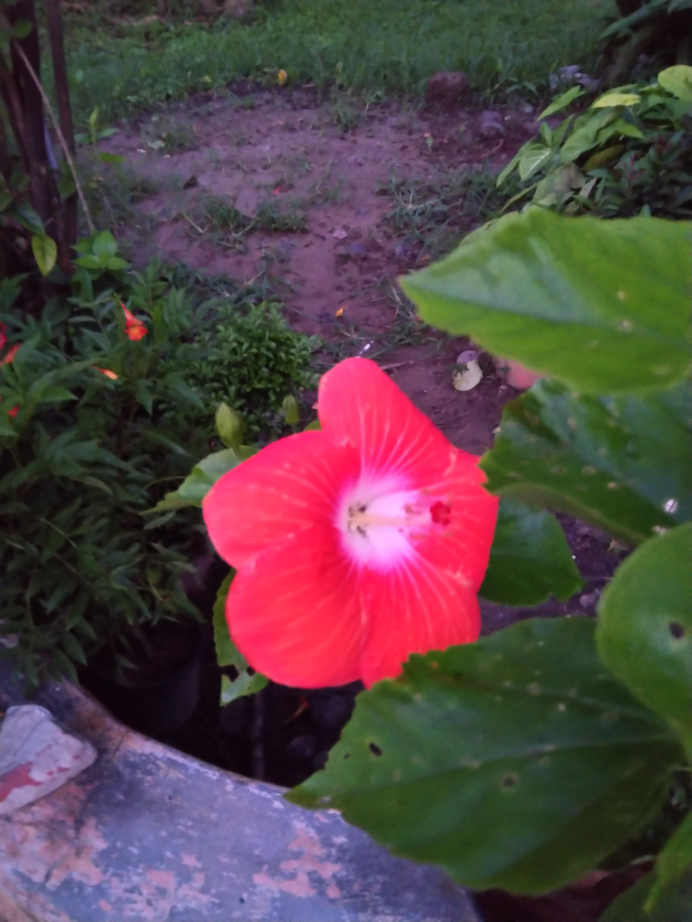
#> input picture resources/Image1.jpg, 3456 x 4608 px, found by its file name (shown at 1/5 size)
$ python chapter3.py
#> lines starting #> are read from the running program, lines starting #| are printed output that depends on the picture
# This tutorial is about Resizing and Cropping images
import cv2 as cv
import numpy as np

# first we need to understand the how coordinates work on images

# In mathematics
# positive x  start from left to right
# positive y  start from bottom to top

# In image processing
# positive x starts from left to right
# positive y starts from top to bottom

# Reading Images
img = cv.imread('resources\Image1.jpg')
#> img is the input picture: shape (4608, 3456, 3); mean B, G, R 69.2, 67.8, 84.5

# Resizing the Image
(w, h) = img.shape[:2]
#> w = 4608; h = 3456
w_new = 1000                    # this is the x axis of the image
h_new = w_new * h//w            # this is the y axis of the image
#> h_new = 750
dim = (w_new, h_new)
#> dim = (1000, 750)
img = cv.resize(img, dim)
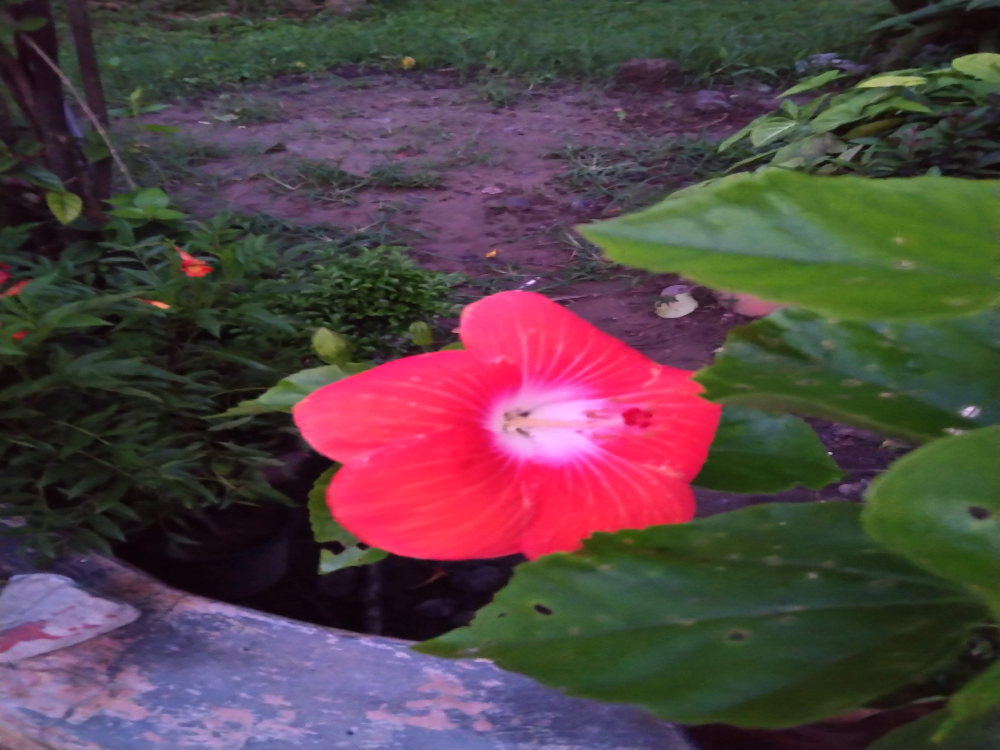
#> img: shape (750, 1000, 3); mean B, G, R 69.1, 67.7, 84.4
cv.imshow('Output', img)

# Cropping the image
# To keep in mind that the order in which we crop is opposite of the order in which we Resize
# During resizing we used (width, height)
# For cropping we have to use [height_range, width_range]
imcropped = img[0:200, 100:500]
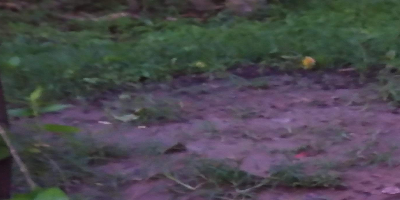
#> imcropped: shape (200, 400, 3); mean B, G, R 78.1, 72.9, 74
cv.imshow('Cropped', imcropped)


cv.waitKey(0)

$ run again, with resources/Image2.jpg copied over resources/Image1.jpg
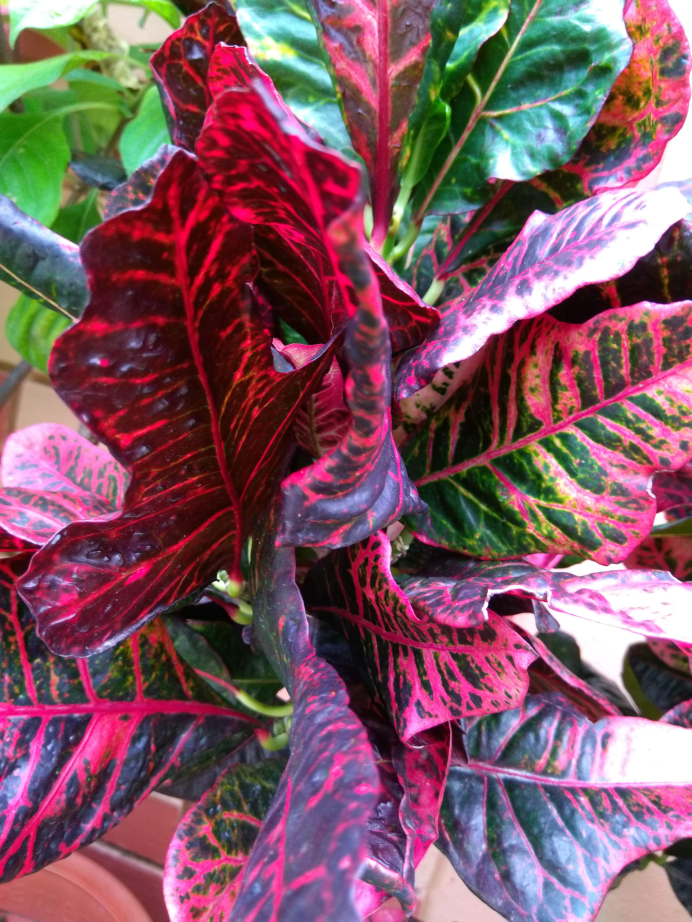
#> input picture resources/Image2.jpg, 3456 x 4608 px, found by its file name (shown at 1/5 size)
#> img is the input picture: shape (4608, 3456, 3); mean B, G, R 98.3, 86.4, 127.1
#> `img = cv.resize(img, dim)`:
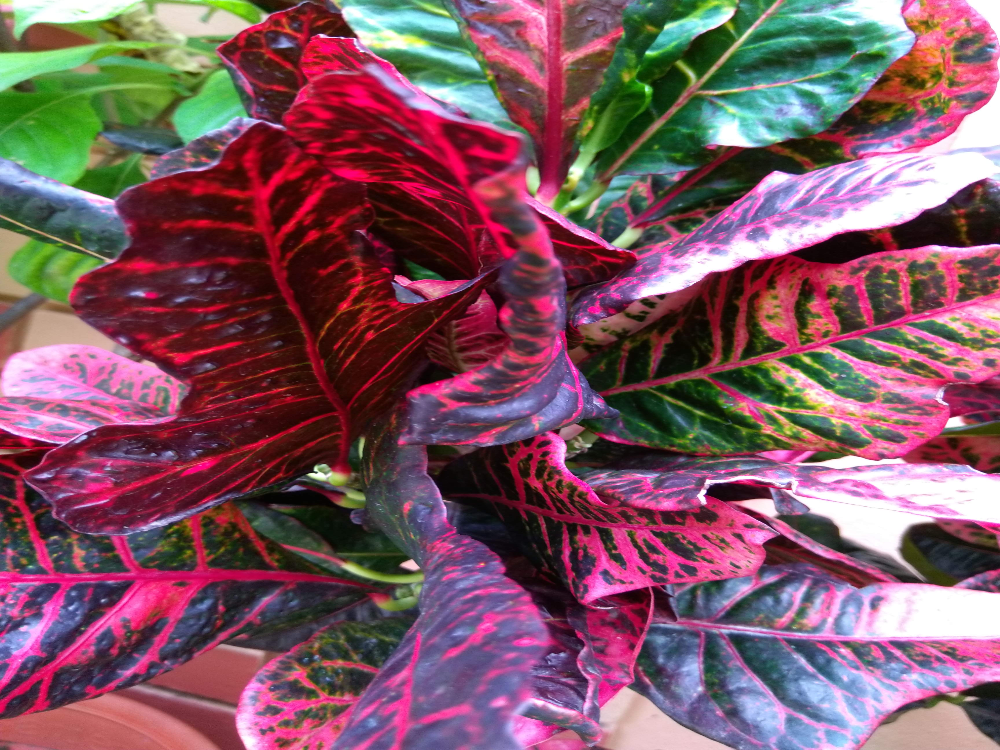
#> img: shape (750, 1000, 3); mean B, G, R 98.2, 86.3, 127
#> `imcropped = img[0:200, 100:500]`:
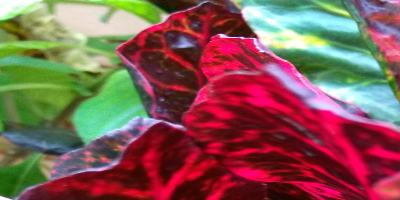
#> imcropped: shape (200, 400, 3); mean B, G, R 83.3, 89.6, 132.3

$ run again, with resources/Image4.jpg copied over resources/Image1.jpg
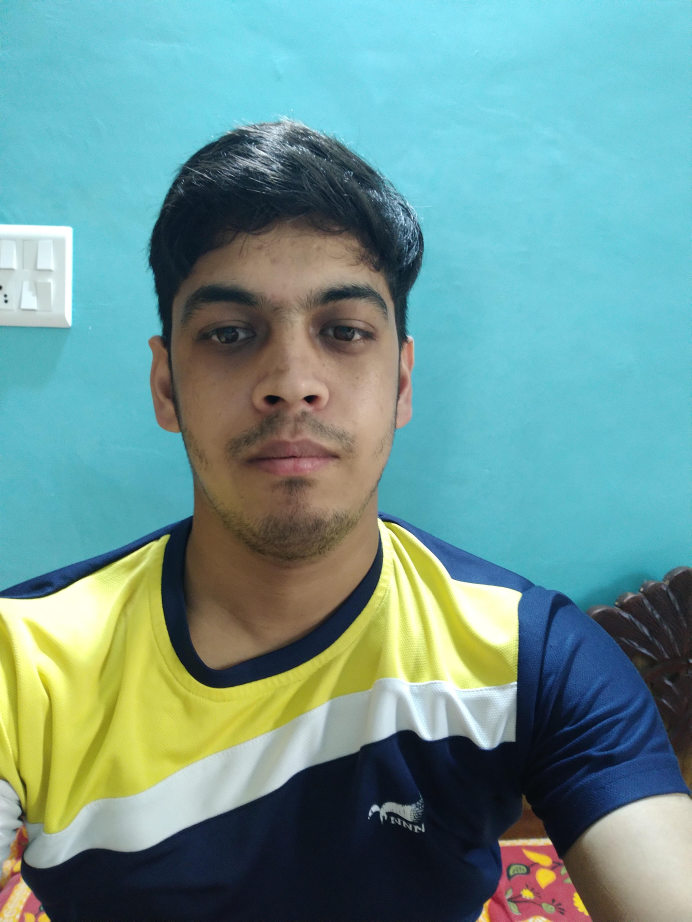
#> input picture resources/Image4.jpg, 3456 x 4608 px, found by its file name (shown at 1/5 size)
#> img is the input picture: shape (4608, 3456, 3); mean B, G, R 146.2, 150.4, 109.1
#> `img = cv.resize(img, dim)`:
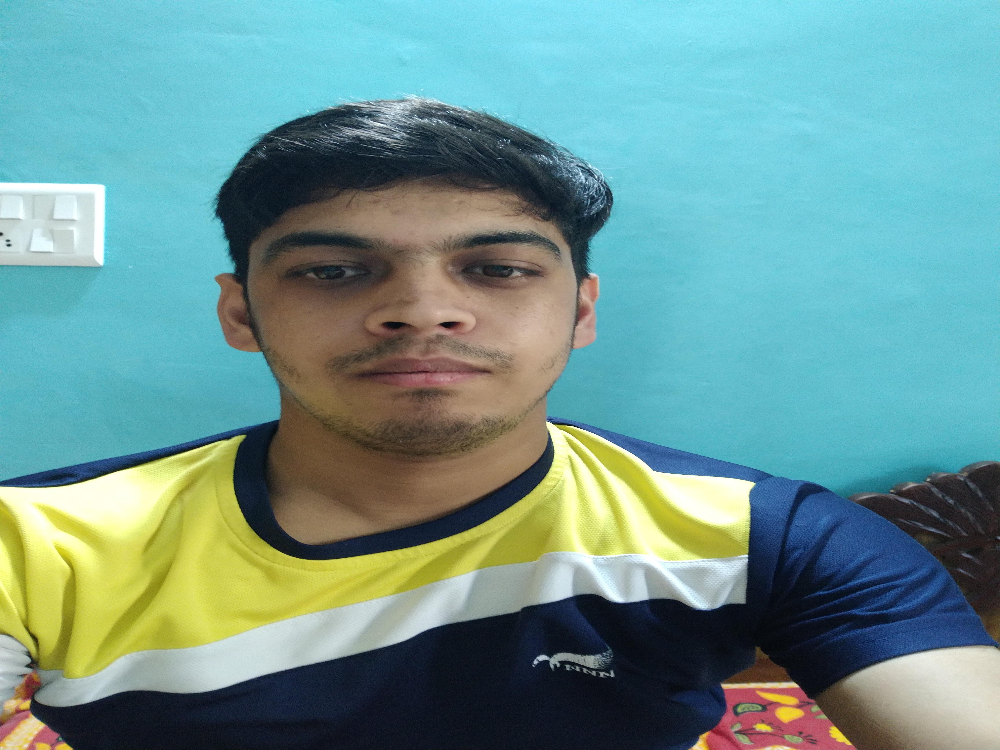
#> img: shape (750, 1000, 3); mean B, G, R 146, 150.2, 109
#> `imcropped = img[0:200, 100:500]`:
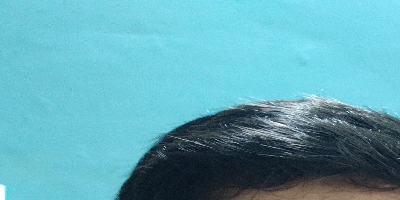
#> imcropped: shape (200, 400, 3); mean B, G, R 180.8, 167.6, 97.6
